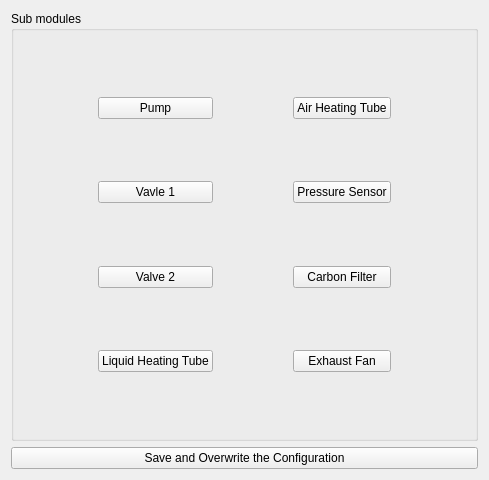
<?xml version="1.0" encoding="UTF-8"?>
<ui version="4.0">
 <class>SystemTracking::CLaSystemConfiguration</class>
 <widget class="QWidget" name="SystemTracking::CLaSystemConfiguration">
  <property name="geometry">
   <rect>
    <x>0</x>
    <y>0</y>
    <width>489</width>
    <height>480</height>
   </rect>
  </property>
  <property name="windowTitle">
   <string>Form</string>
  </property>
  <layout class="QGridLayout" name="gridLayout">
   <item row="0" column="0">
    <widget class="QGroupBox" name="groupBox">
     <property name="title">
      <string>Sub modules</string>
     </property>
     <layout class="QGridLayout" name="gridLayout_2">
      <item row="1" column="1">
       <widget class="QPushButton" name="modifyPump">
        <property name="text">
         <string>Pump</string>
        </property>
       </widget>
      </item>
      <item row="1" column="2">
       <spacer name="horizontalSpacer">
        <property name="orientation">
         <enum>Qt::Horizontal</enum>
        </property>
        <property name="sizeHint" stdset="0">
         <size>
          <width>40</width>
          <height>20</height>
         </size>
        </property>
       </spacer>
      </item>
      <item row="3" column="3">
       <widget class="QPushButton" name="modifyPressureSensor">
        <property name="text">
         <string>Pressure Sensor</string>
        </property>
       </widget>
      </item>
      <item row="1" column="4">
       <spacer name="horizontalSpacer_3">
        <property name="orientation">
         <enum>Qt::Horizontal</enum>
        </property>
        <property name="sizeHint" stdset="0">
         <size>
          <width>40</width>
          <height>20</height>
         </size>
        </property>
       </spacer>
      </item>
      <item row="2" column="1">
       <spacer name="verticalSpacer_2">
        <property name="orientation">
         <enum>Qt::Vertical</enum>
        </property>
        <property name="sizeHint" stdset="0">
         <size>
          <width>20</width>
          <height>40</height>
         </size>
        </property>
       </spacer>
      </item>
      <item row="3" column="1">
       <widget class="QPushButton" name="modifyValve1">
        <property name="text">
         <string>Vavle 1</string>
        </property>
       </widget>
      </item>
      <item row="5" column="3">
       <widget class="QPushButton" name="modifyCarbonFilter">
        <property name="text">
         <string>Carbon Filter</string>
        </property>
       </widget>
      </item>
      <item row="1" column="0">
       <spacer name="horizontalSpacer_2">
        <property name="orientation">
         <enum>Qt::Horizontal</enum>
        </property>
        <property name="sizeHint" stdset="0">
         <size>
          <width>40</width>
          <height>20</height>
         </size>
        </property>
       </spacer>
      </item>
      <item row="7" column="1">
       <widget class="QPushButton" name="modifyHeatingBelt1">
        <property name="text">
         <string>Liquid Heating Tube</string>
        </property>
       </widget>
      </item>
      <item row="5" column="1">
       <widget class="QPushButton" name="modifyValve2">
        <property name="text">
         <string>Valve 2</string>
        </property>
       </widget>
      </item>
      <item row="0" column="1">
       <spacer name="verticalSpacer">
        <property name="orientation">
         <enum>Qt::Vertical</enum>
        </property>
        <property name="sizeHint" stdset="0">
         <size>
          <width>20</width>
          <height>40</height>
         </size>
        </property>
       </spacer>
      </item>
      <item row="7" column="3">
       <widget class="QPushButton" name="modifyFan">
        <property name="text">
         <string>Exhaust Fan</string>
        </property>
       </widget>
      </item>
      <item row="1" column="3">
       <widget class="QPushButton" name="modifyHeatingBelt2">
        <property name="text">
         <string>Air Heating Tube</string>
        </property>
       </widget>
      </item>
      <item row="8" column="1">
       <spacer name="verticalSpacer_5">
        <property name="orientation">
         <enum>Qt::Vertical</enum>
        </property>
        <property name="sizeHint" stdset="0">
         <size>
          <width>20</width>
          <height>40</height>
         </size>
        </property>
       </spacer>
      </item>
      <item row="4" column="1">
       <spacer name="verticalSpacer_3">
        <property name="orientation">
         <enum>Qt::Vertical</enum>
        </property>
        <property name="sizeHint" stdset="0">
         <size>
          <width>20</width>
          <height>40</height>
         </size>
        </property>
       </spacer>
      </item>
      <item row="6" column="1">
       <spacer name="verticalSpacer_4">
        <property name="orientation">
         <enum>Qt::Vertical</enum>
        </property>
        <property name="sizeHint" stdset="0">
         <size>
          <width>20</width>
          <height>40</height>
         </size>
        </property>
       </spacer>
      </item>
     </layout>
    </widget>
   </item>
   <item row="1" column="0">
    <widget class="QPushButton" name="finalizeConfigBtn">
     <property name="text">
      <string>Save and Overwrite the Configuration</string>
     </property>
    </widget>
   </item>
  </layout>
 </widget>
 <resources/>
 <connections/>
</ui>
